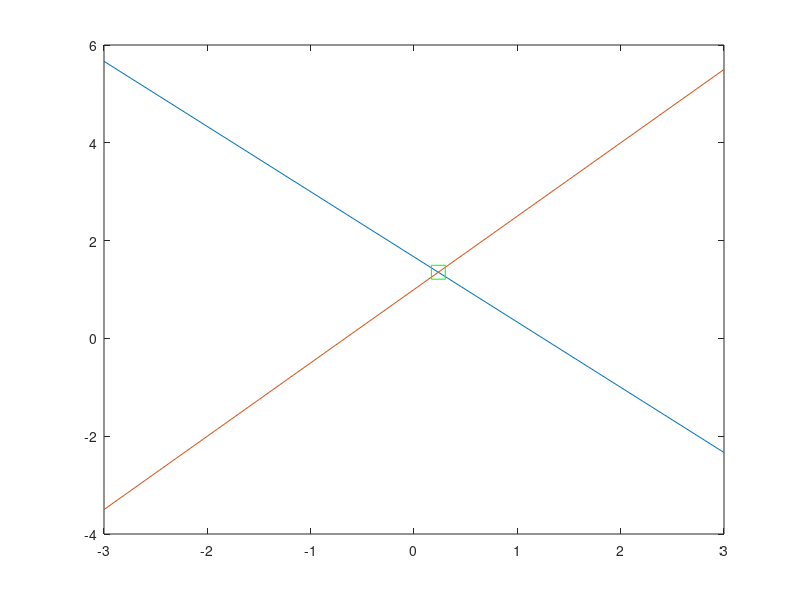

Reproduce this figure in MATLAB.
%% Linear Equations
A = [4,3;-3,2];
disp('A: ');
disp(A)

B = [5;2];
disp('B: ');
disp(B)

fprintf('This is like %dx + %dy = %d \n', A(1,1), A(1,2), B(1));
fprintf('And %dx + %dy = %d \n', A(2,1), A(2,2), B(2));
disp('If cx + dy = b, dy = b - cx, and y = b/d - x(c/d)');
cCol = A(:,1);
dCol = A(:,2);

x = linspace(-3,3,5);
y = (B./dCol - (cCol./dCol).*x);

figure(1);
plot(x,y);
hold on;
solution = A\B;
plot(solution(1),solution(2),'gs','Markersize',10);


